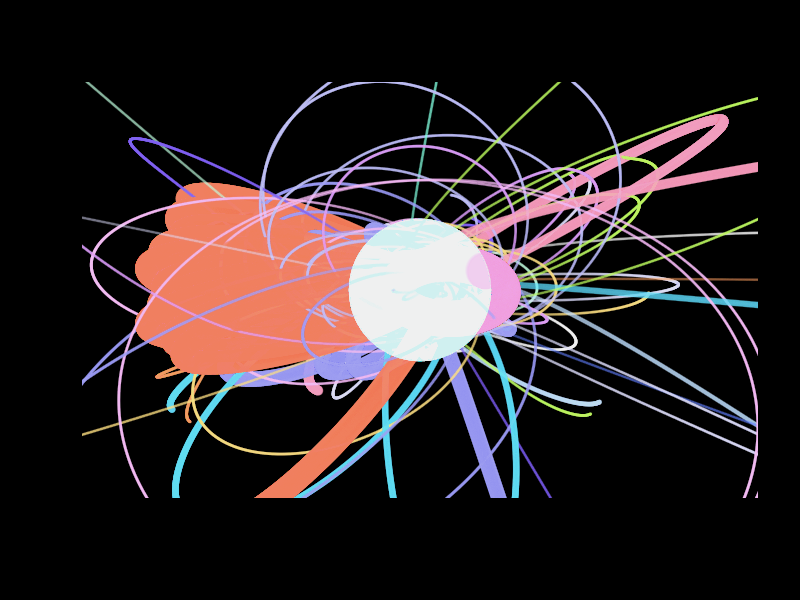

Write R code to recreate this figure. (Note: a time limit stopped this script after it produced the figure.)

# none can touch
for(l in 4:1000){
N=20
dims=3
seed <- sample(1000000,1)
set.seed(seed)
pos <- matrix(runif(2*N,-4,4), ncol=2)
vel <- matrix(rep(-.001,2*N), ncol=2)
r <- sqrt(pos[,2]^2 + pos[,1]^2)
vel[,1] <- pos[,2]*.02*(r^(-2.5))  
vel[,2] <- -pos[,1]*.02*(r^(-2.5))  
vel[1,] <- c(0,0)
pos[1,] <- c(0,0)
acc <- matrix(rep(0,2*N), ncol=2)
mass <- pmax(c(50,20*.4^(2:(N))),.01)
col <- hsv(runif(N),runif(N,0,.6),1, alpha = .03)
png(sprintf("pngs/nbody%05d.png",l), width=3000, height=3000, type="cairo")
par(bg="black")
plot(NA, cex=mass,col=col, pch=20, xlim=c(-5,5), ylim=c(-5,5), axes=F, ann=F)
g=0.00001
w=0.1
delta=0.1
for(i in 1:100000){
  vel <- vel + g*acc*delta
  pos <- pos + vel*delta
  for(j in 2:N){
    #each red is attracted to the blues, but repelled by the reds
    #each blue is attracted to the reds, but repelled by the blue
    acc[j,]=c(0,0)
    for(k in 1:(min(j,10))){
      d1 <- (pos[k,1] - pos[j,1])
      d2 <- (pos[k,2] - pos[j,2])
      r <- sqrt(d1^2 + d2^2)
      if(r>w){
      acc[j,1] <-  acc[j,1]+ mass[k] *d1 / r^(3)
      acc[j,2] <-  acc[j,2]+ mass[k] *d2 / r^(3)
      }
    #print(c(d1,d2,r,i,j,k))
    
    }
    
    #print(acc[j,])
  }
  if(i>0000) points(pos[,1]-pos[1,1],pos[,2]-pos[1,2], col=col, pch=20, cex=4*mass^0.5)
}
text(-4,-4.9, labels = paste0("Seed = ",seed), cex=4, col="white")
dev.off()
#shell("nbody.png")
}
